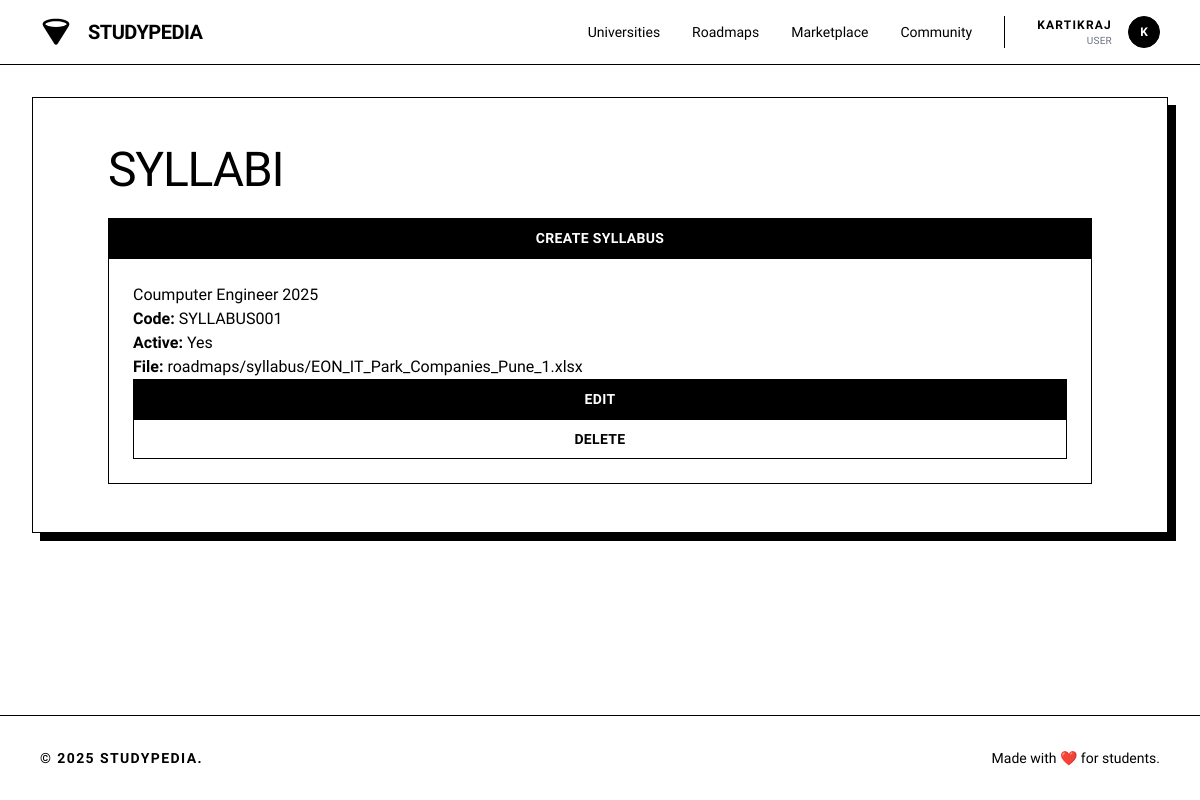
The app's page /roadmaps/syllabi/ (signed in) with its own data.
### accounts/models.py (models this page shows, shortened)
class User(AbstractUser):
    ROLE_CHOICES = (
        ('user', 'User'),
        ('staff', 'Staff'),
        ('admin', 'Admin'),
    )
    role = models.CharField(max_length=20, choices=ROLE_CHOICES, default='user')
    college = models.CharField(max_length=200, blank=True)
    year_of_study = models.PositiveIntegerField(null=True, blank=True)
    location = models.CharField(max_length=100, blank=True)
    phone = models.CharField(max_length=15, blank=True)
    profile_picture = models.ImageField(upload_to='profiles/', null=True, blank=True)
    bio = models.TextField(max_length=500, blank=True)
    credits = models.PositiveIntegerField(default=0)
    wallet_balance = models.DecimalField(max_digits=8, decimal_places=2, default=0.00)
    followers = models.ManyToManyField('self', through='Follow', related_name='following', symmetrical=False)
    created_at = models.DateTimeField(auto_now_add=True)
    updated_at = models.DateTimeField(auto_now=True)
    class Meta:
        indexes = [
            models.Index(fields=['username']),
            models.Index(fields=['created_at']),
        ]

### roadmaps/models.py (models this page shows, shortened)
class Syllabus(models.Model):
    name = models.CharField(max_length=255)
    code = models.CharField(max_length=20, unique=True, blank=True)
    pdf_file = models.FileField(
        upload_to='roadmaps/syllabus/',
        default=default_pdf,
        validators=[FileExtensionValidator(
            allowed_extensions=['pdf', 'doc', 'docx', 'txt', 'xls', 'xlsx', 'jpg', 'jpeg', 'png', 'zip']
        )],
        null=False,
        blank=False
    )
    is_active = models.BooleanField(default=True)
    created_at = models.DateTimeField(auto_now_add=True)
    updated_at = models.DateTimeField(auto_now=True)
    class Meta:
        ordering = ['name']

### accounts/views.py (the view, shortened to what this page needs)
    def wrapper(request, *args, **kwargs):
        if request.user.is_authenticated:
            return view_func(request, *args, **kwargs)

### accounts/views.py (called while the page is built, shortened)
def jwt_auth(view_func):
    def wrapper(request, *args, **kwargs):
        if request.user.is_authenticated:
            return view_func(request, *args, **kwargs)
    return wrapper

### roadmaps/views.py (called while the page is built)
@jwt_auth
def syllabus_list(request):
    syllabi = Syllabus.objects.all()
    return render(request, 'roadmaps/syllabus_list.html', {'syllabi': syllabi})

### roadmaps/templates/roadmaps/syllabus_list.html (shortened to what this page needs)
{% extends 'base.html' %}
{% block content %}
<div class="max-w-[1440px] mx-auto w-full px-4 md:px-8 py-8"><div class="bg-white border border-black p-8 md:p-12 shadow-[8px_8px_0px_0px_rgba(0,0,0,1)]">
  <div class="container">
    <h1 class="text-black tracking-tight text-3xl md:text-5xl font-light font-display uppercase mb-6" >Syllabi</h1>
    {% if user.is_staff %}
      <a href="{% url 'roadmaps:syllabus_create' %}" class="flex min-w-[84px] cursor-pointer items-center justify-center border border-black bg-black text-white hover:bg-white hover:text-black transition-colors h-10 px-6 text-sm font-bold uppercase tracking-wide">Create Syllabus</a>
    {% endif %}
    <div class="grid grid-3">
      {% for syllabus in syllabi %}
        <div class="bg-white border border-black p-6 group hover:shadow-[4px_4px_0px_0px_rgba(0,0,0,1)] transition-all duration-300">
          <h3>{{ syllabus.name }}</h3>
          <p><strong>Code:</strong> {{ syllabus.code }}</p>
          <p><strong>Active:</strong> {{ syllabus.is_active|yesno:"Yes,No" }}</p>
          {% if syllabus.pdf_file %}
            <p><strong>File:</strong>
              <a href="{{ syllabus.pdf_file.url }}" target="_blank">
                {{ syllabus.pdf_file.name }}
              </a>
            </p>
          {% endif %}
          {% if user.is_staff %}
            <a href="{% url 'roadmaps:syllabus_update' syllabus.pk %}" class="flex min-w-[84px] cursor-pointer items-center justify-center border border-black bg-black text-white hover:bg-white hover:text-black transition-colors h-10 px-6 text-sm font-bold uppercase tracking-wide">Edit</a>
            <a href="{% url 'roadmaps:syllabus_delete' syllabus.pk %}" class="flex min-w-[84px] cursor-pointer items-center justify-center border border-black hover:bg-black hover:text-white transition-colors h-10 px-6 text-black text-sm font-bold uppercase tracking-wide"
               onclick="return confirm('Are you sure you want to delete {{ syllabus.name }}?');">
               Delete
            </a>
          {% endif %}
        </div>
      {% empty %}
        <p>No syllabi found.</p>
      {% endfor %}
    </div>
  </div>
</div></div>
{% endblock %}

### templates/navbar.html (shortened to what this page needs)
<header class="flex items-center justify-between whitespace-nowrap border-b border-black px-10 py-4 sticky top-0 z-50 bg-white">
<div class="flex items-center gap-4">
<a href="{% url 'core:home' %}" class="flex items-center gap-4">
<div class="size-8 text-black">
</div>
<h2 class="text-black text-xl font-bold tracking-tight uppercase">Studypedia</h2>
</a>
</div>
<nav class="hidden md:flex flex-1 justify-end gap-8 items-center">
<div class="flex items-center gap-8">
<a class="text-black hover:underline underline-offset-4 transition-all text-sm font-medium" href="{% url 'university:university_list' %}">Universities</a>
<a class="text-black hover:underline underline-offset-4 transition-all text-sm font-medium" href="{% url 'roadmaps:roadmap_list' %}">Roadmaps</a>
<a class="text-black hover:underline underline-offset-4 transition-all text-sm font-medium" href="{% url 'ecommerce:marketplace' %}">Marketplace</a>
<a class="text-black hover:underline underline-offset-4 transition-all text-sm font-medium" href="{% url 'social:social' %}">Community</a>
</div>
{% if user.is_authenticated %}
<div class="flex items-center gap-4 border-l border-black pl-8">
    <div class="flex flex-col text-right">
        <span class="text-xs font-bold uppercase tracking-widest text-black">
            {% if user.first_name %}{{ user.first_name }} {{ user.last_name }}{% else %}{{ user.username }}{% endif %}
        </span>
        <span class="text-[10px] text-gray-500 uppercase tracking-wide">
            {% if user.role %}{{ user.get_role_display }}{% else %}Student{% endif %}
        </span>
    </div>
    <div class="relative group">
        <a href="{% url 'accounts:profile' %}" class="block size-8 bg-black rounded-full overflow-hidden border border-black cursor-pointer">
            {% if user.avatar %}
                <img alt="User Avatar" class="w-full h-full object-cover grayscale" src="{{ user.avatar.url }}"/>
            {% else %}
                <div class="w-full h-full flex items-center justify-center text-white text-xs font-bold">{{ user.username|make_list|first|upper }}</div>
            {% endif %}
        </a>
    </div>
</div>
{% endif %}
</nav>
</header>

### static/css/style.css (style rules this page uses)
:root { --bg-color: #ffffff; --text-color: #000000; --accent-color: #000000; --border-color: #999999; --hover-color: #f5f5f5; --shadow: 0 2px 4px rgba(0, 0, 0, 0.1); --primary-color: #000000; --secondary-color: #666666; }
* { margin: 0; padding: 0; box-sizing: border-box; }
body { font-family: 'Inter', -apple-system, BlinkMacSystemFont, sans-serif; background: var(--bg-color); color: var(--text-color); line-height: 1.6; padding-bottom: 70px; }
.container { max-width: 1200px; margin: 0 auto; padding: 0 20px; }
header { border-bottom: 1px solid var(--border-color); padding: 0.75rem 0; position: sticky; top: 0; background: var(--bg-color); z-index: 100; }
nav { display: flex; justify-content: space-between; align-items: center; }
@media (min-width: 769px) { body { padding-bottom: 0; } }
.grid { display: grid; gap: 2rem; }
.grid-3 { grid-template-columns: repeat(auto-fit, minmax(250px, 1fr)); }

### records on screen
User: username "KARTIKRAJ", role "USER", username|make_list "K"
Syllabus: name "Coumputer Engineer 2025", code "SYLLABUS001", is_active "Yes", pdf_file.name "roadmaps/syllabus/EON_IT_Park_Companies_Pune_1.xlsx"
